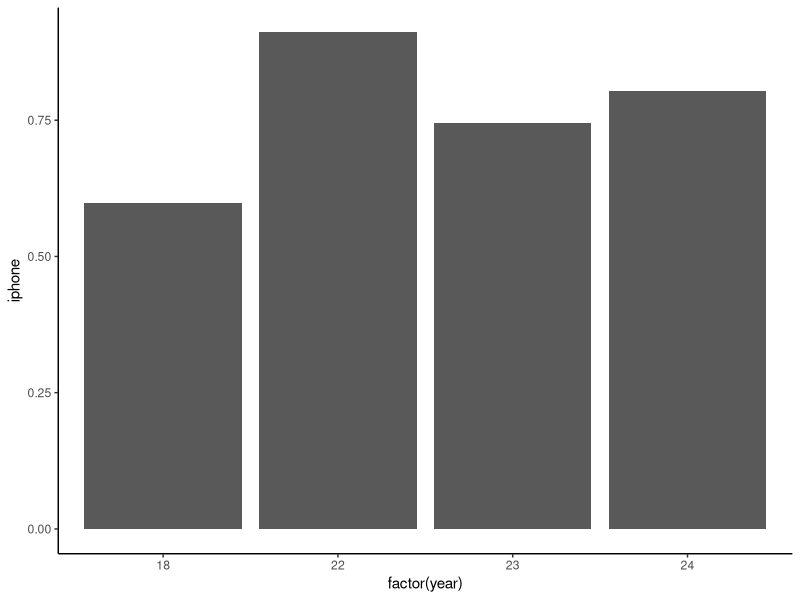
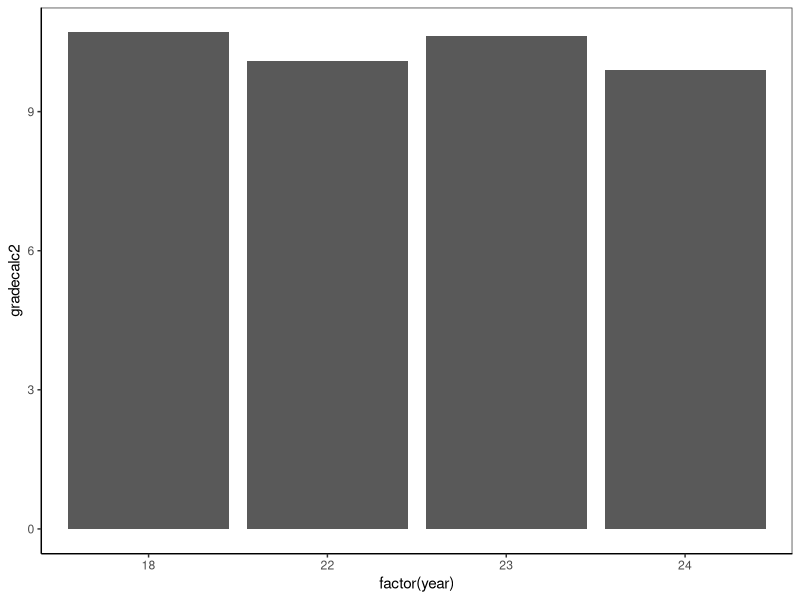
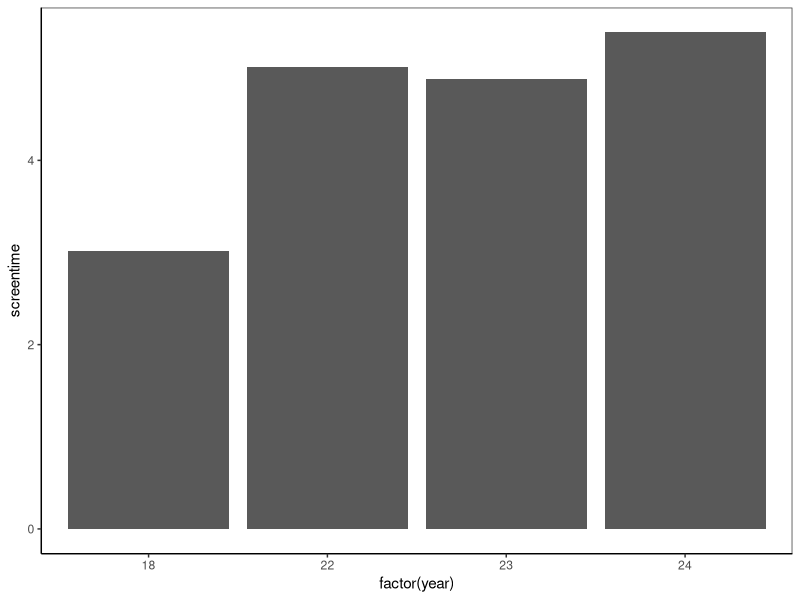
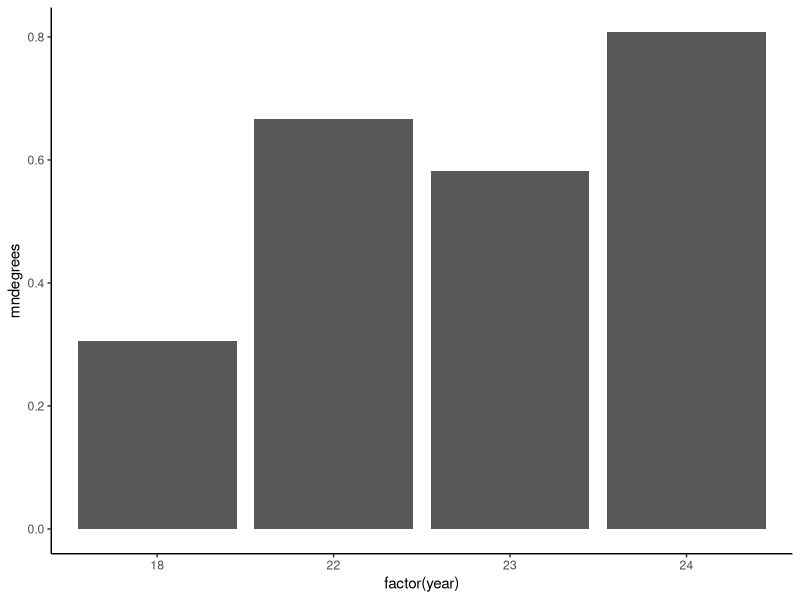
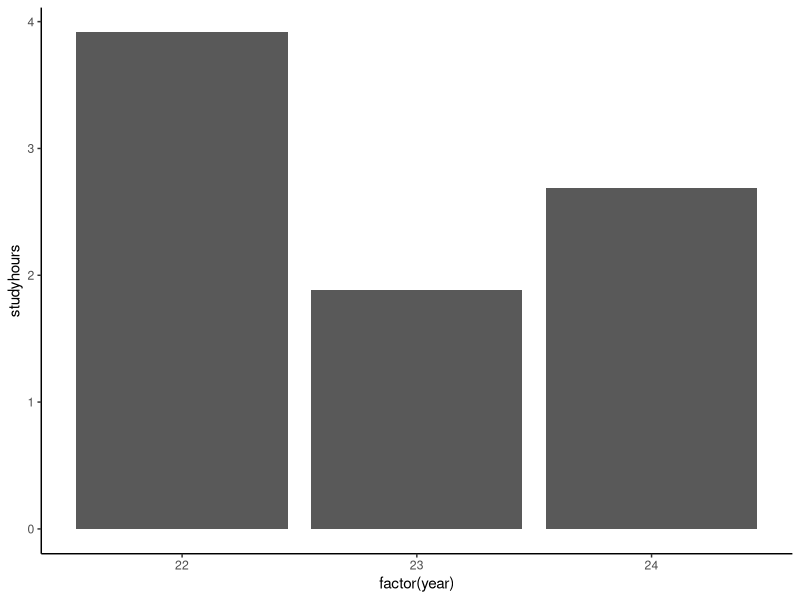
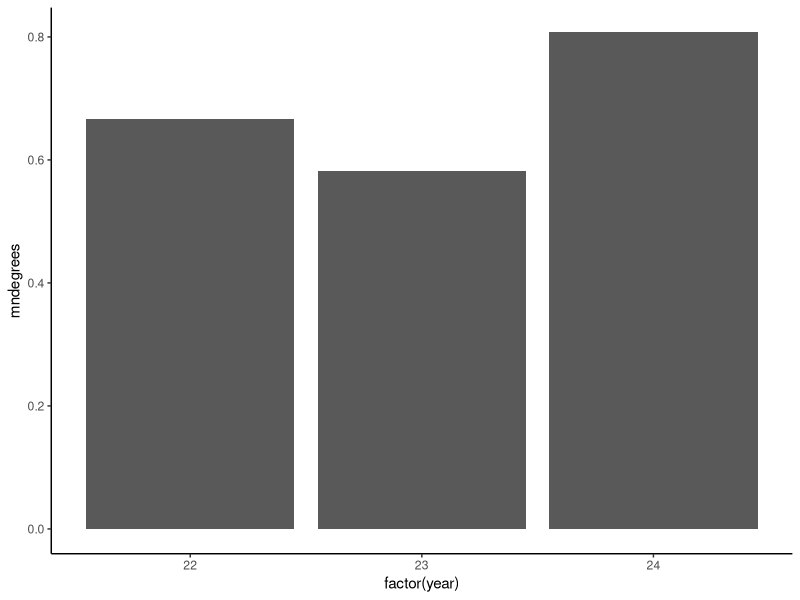
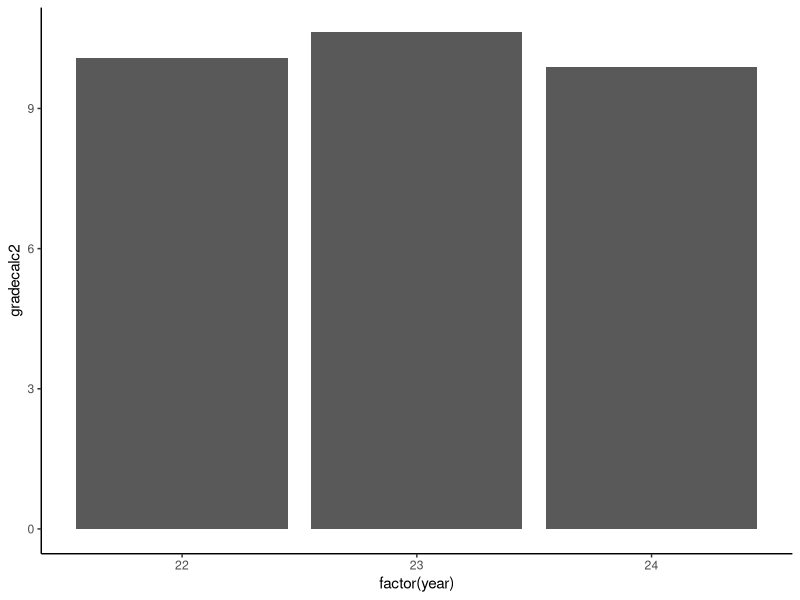

Here is the R script that generated these plots, in order:
#PRELIM OBSERVATIONS
# What questions can we ask with this data?

# Load lib
library(tidyverse)
library(here)
library(chron)
library(readxl)
library(dplyr)

# Load files (5)
c1<- read_xlsx(here("MA23(...) files", "MA231 TEN AM FALL 2022.xlsx"))
c2<- read_xlsx(here("MA23(...) files", "MA231 ONE PM FALL 2022.xlsx"))
d1<- read_xlsx(here("MA23(...) files", "MA232 NINE AM SPRING 2024.xlsx"))
d2<- read_xlsx(here("MA23(...) files", "MA232 TWELVE PM SPRING 2024.xlsx"))
s<- read_xlsx(here("MA23(...) files", "MA232 TWELVE PM SPRING 2023.xlsx"))
stat1 <- read_xlsx(here("MA23(...) files", "MA383 TWO PM FALL 2024.xlsx"))
stat2 <- read_xlsx(here("MA23(...) files", "MA383 THREE PM FALL 2024.xlsx"))

# Add more information to the files and combine them
# Add column describing the year, course name, and semester
c1 <- c1|> mutate(year = 22,
                  semester = 0, #fall = 0, spring = 1
                  time = times(paste0(10, ":00", ":00")),
                  coursecode = 231)
c2 <- c2|> mutate(year = 22,
                  semester = 0, #fall = 0, spring = 1
                  time = times(paste0(13, ":00", ":00")),
                  coursecode = 231) 
d1 <- d1|> mutate(year = 24,
                  semester = 1, #fall = 0, spring = 1
                  time = times(paste0(9, ":00", ":00")),
                  coursecode = 232,) 
d2 <- d2|> mutate(year = 24,
                  semester = 1, #fall = 0, spring = 1
                  time = times(paste0(12, ":00", ":00")),
                  coursecode = 232) 
s <- s|> mutate(year = 23,
                semester = 1, #fall = 0, spring =1
                time = times(paste0(12, ":00", ":00")),
                coursecode = 232) 
stat1 <- stat1|> mutate(year = 24,
                    semester = 0, #fall = 0, spring =1
                    time = times(paste0(14, ":00", ":00")),
                    coursecode = 383) 
stat2 <- stat2|> mutate(year = 24,
                        semester = 0, #fall = 0, spring =1
                        time = times(paste0(15, ":00", ":00")),
                        coursecode = 383) 

# Move newly added columns to the front
c1 <- c1|>relocate(c("year", "semester", "time", "coursecode"))
c2 <- c2|>relocate(c("year", "semester", "time", "coursecode"))
d1 <- d1|>relocate(c("year", "semester", "time", "coursecode"))
d2 <- d2|>relocate(c("year", "semester", "time", "coursecode"))
s <- s|>relocate(c("year", "semester", "time", "coursecode"))
stat1 <- stat1|>relocate(c("year", "semester", "time", "coursecode"))
stat2 <- stat2|>relocate(c("year", "semester", "time", "coursecode"))

# Combine sets
calc3total <- rbind(c1, c2)
diffeqtotal <- rbind(d1, d2, s)
diffeqdf <- rbind(d1, d2)
stattotal <- rbind(stat1, stat2)

# Moved columns around so dataset matches
calc3total <- calc3total|>relocate("gradecalc2", .after = "noprereq")
diffeqtotal <- diffeqtotal|>relocate("gradecalc2", .after = "noprereq")
stattotal <- stattotal|>relocate("gradecalc2", .after = "noprereq")

# Bind all recent survey data
cols3 <- colnames(dplyr::select(calc3total, -c("gradediffeq", "diffeq", "noprereq", "gradecalc3")))
postCOVID <- rbind(
  subset(calc3total, select = cols3), 
  subset(diffeqtotal, select = cols3)
)
postCOVID <- rbind(
  postCOVID,
  subset(stattotal, select = cols3)
)

# We want to do meta analysis of past data
# Load data
preCOVID <- read_xlsx("datafor_r.xlsx")

# Clean
# time here is if the class is MWF or TuTh, where MWF is 1.
names(preCOVID) <- c("aem", "gradecalc1", "gradecalc2", "gradecalc3", "gradediffeq", "gpapr", "gradyr", "iphone", "time", "mjdegrees", "mndegrees", "NUniPre", "PhAlwys", "PhAwy", "PhDistr", "PhOnce", "screentime")
preCOVID <- preCOVID|> mutate(year = 18,
                  semester = 0, #fall = 0, spring = 1
                  coursecode = 330)
preCOVID <- preCOVID|>relocate(c("year", "semester", "time", "coursecode"))
preCOVID <- preCOVID|>relocate("mndegrees", .after = "iphone")

# rbind all together by common columns
common <- colnames(dplyr::select(postCOVID, c("year", "semester", "time", "coursecode", "iphone", "mndegrees", "gradecalc2", "screentime")))
all <- rbind(
  subset(preCOVID, select = common), 
  subset(postCOVID, select = common)
)

### GRAPHS
# Now do some general graphs throughout covid
ggplot(all, aes(x = factor(year), y = iphone)) + 
  geom_bar(stat = "summary", fun = "mean") + 
  theme(panel.grid.major = element_blank(), panel.grid.minor = element_blank(), panel.background = element_blank(), axis.line = element_line(colour = "black"))

ggplot(all, aes(x = factor(year), y = gradecalc2)) + 
  geom_bar(stat = "summary", fun = "mean") + theme_bw() + 
  theme(panel.grid.major = element_blank(), panel.grid.minor = element_blank(), panel.background = element_blank(), axis.line = element_line(colour = "black"))

ggplot(all, aes(x = factor(year), y = screentime)) + 
  geom_bar(stat = "summary", fun = "mean") + theme_bw() + 
  theme(panel.grid.major = element_blank(), panel.grid.minor = element_blank(), panel.background = element_blank(), axis.line = element_line(colour = "black"))

ggplot(all, aes(x=factor(year), y = mndegrees))+
  geom_bar(stat = "summary", fun = "mean") + 
  theme(panel.grid.major = element_blank(), panel.grid.minor = element_blank(), panel.background = element_blank(), axis.line = element_line(colour = "black"))

# Some for only post COVID
ggplot(postCOVID, aes(x=factor(year), y = studyhours))+
  geom_bar(stat = "summary", fun = "mean") + 
  theme(panel.grid.major = element_blank(), panel.grid.minor = element_blank(), panel.background = element_blank(), axis.line = element_line(colour = "black"))

ggplot(postCOVID, aes(x=factor(year), y = mndegrees))+
  geom_bar(stat = "summary", fun = "mean") + 
  theme(panel.grid.major = element_blank(), panel.grid.minor = element_blank(), panel.background = element_blank(), axis.line = element_line(colour = "black"))

ggplot(postCOVID, aes(x=factor(year), y = gradecalc2))+
  geom_bar(stat = "summary", fun = "mean") + 
  theme(panel.grid.major = element_blank(), panel.grid.minor = element_blank(), panel.background = element_blank(), axis.line = element_line(colour = "black"))

# Export needed files
library(openxlsx)
write.xlsx(calc3total, here("data", "calc3.xlsx"))
write.xlsx(diffeqtotal, here("data", "diffeq.xlsx"))
write.xlsx(stattotal, here("data", "stat.xlsx"))
write.xlsx(all, here("data", "all.xlsx"))
